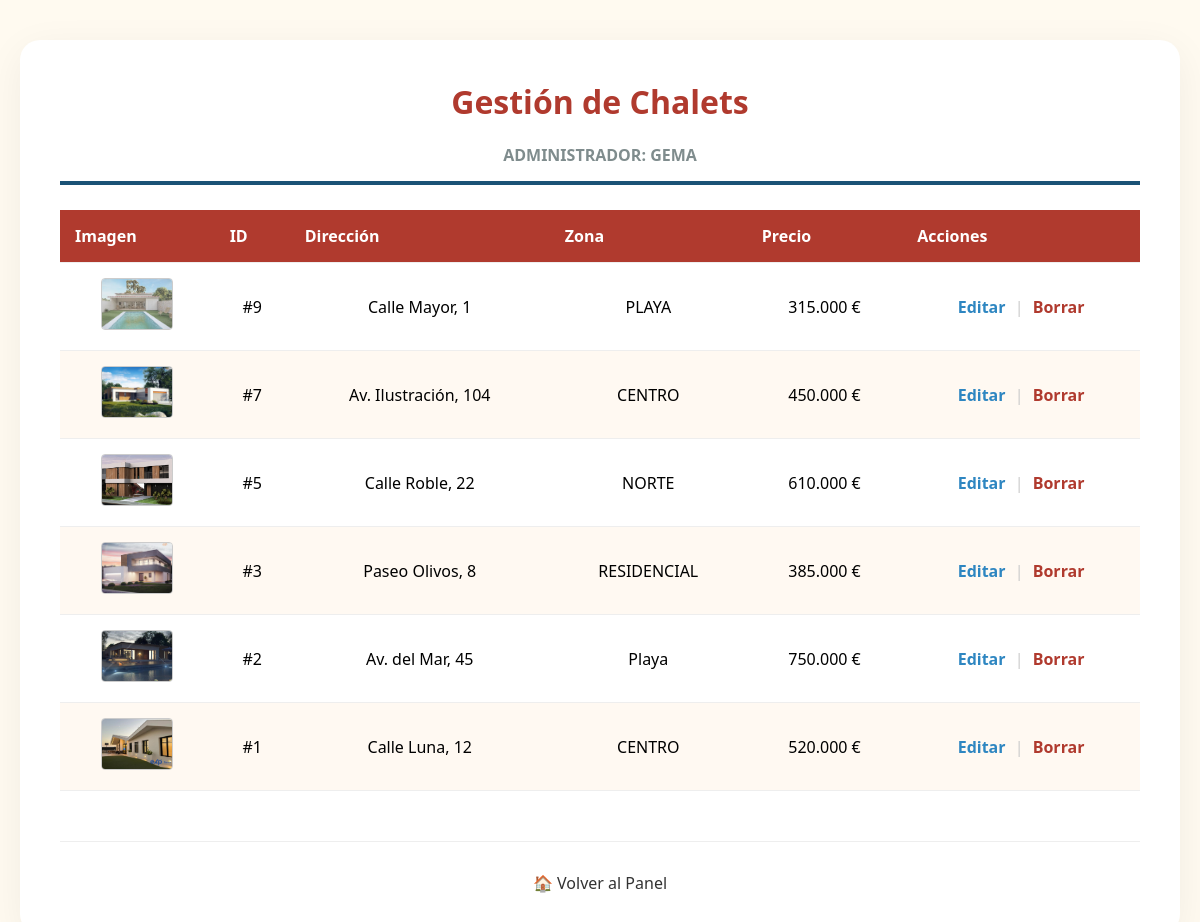
The app's page /administrador/pisos/listar.php (signed in) with its own data.
### tables this page shows
CREATE TABLE `pisos` (
  `Codigo_piso` int(11) NOT NULL,
  `calle` varchar(40) NOT NULL,
  `numero` int(11) NOT NULL,
  `piso` int(11) NOT NULL,
  `puerta` varchar(5) NOT NULL,
  `cp` int(11) NOT NULL,
  `metros` int(11) NOT NULL,
  `zona` varchar(15) DEFAULT NULL,
  `precio` decimal(10,2) NOT NULL,
  `imagen` varchar(100) NOT NULL,
  `usuario_id` int(11) DEFAULT NULL
);

### administrador/pisos/listar.php (the view, shortened to what this page needs)
<?php
require_once "../../config/conexion.php";
$sql = "SELECT * FROM pisos ORDER BY Codigo_piso DESC";
$res = mysqli_query($conn, $sql);
$pisos = mysqli_fetch_all($res, MYSQLI_ASSOC);
?>
<!DOCTYPE html>
<html lang="es">
<head>
    <link rel="stylesheet" href="../../css/estilos.css">
    <link rel="stylesheet" href="../../css/admin.css">
</head>
<body>
    <div class="caja-principal" style="max-width: 1100px;">
        <div class="admin-header">
            <h1 class="titulo-hola">Gestión de Chalets</h1>
            <p class="texto-rol">ADMINISTRADOR: <?php echo strtoupper($_SESSION['nombre'] ?? 'ADMIN'); ?></p>
        </div>
        <table class="tabla-personalizada">
            <thead>
                <tr>
                    <th>Imagen</th>
                    <th>ID</th>
                    <th>Dirección</th>
                    <th>Zona</th>
                    <th>Precio</th>
                    <th>Acciones</th>
                </tr>
            </thead>
            <tbody>
                <?php foreach($pisos as $p): ?>
                <tr>
                    <td>
                        <img src="../../img/<?php echo $p['imagen']; ?>" class="img-miniatura"
                            onerror="this.src='../../img/default.jpg'">
                    </td>
                    <td>#<?php echo $p['Codigo_piso']; ?></td>
                    <td><?php echo htmlspecialchars($p['calle'] . ", " . $p['numero']); ?></td>
                    <td><?php echo htmlspecialchars($p['zona']); ?></td>
                    <td><?php echo number_format($p['precio'], 0, ',', '.'); ?> €</td>
                    <td>
                        <a href="modificar.php?codigo=<?php echo $p['Codigo_piso']; ?>" class="enlace-editar">Editar</a>
                        <span style="color: #ccc; margin: 0 5px;">|</span>
                        <a href="baja.php?codigo=<?php echo $p['Codigo_piso']; ?>" class="enlace-borrar"
                            onclick="return confirm('¿Seguro que quieres eliminar este piso y su imagen?')">Borrar</a>
                    </td>
                </tr>
                <?php endforeach; ?>
            </tbody>
        </table>
        <div class="separador-footer">
            <a href="../menu.php" class="nav-link">🏠 Volver al Panel</a>
        </div>
    </div>
</body>
</html>

### css/estilos.css (style rules this page uses)
body { background-color: #fffaf0; margin: 0; font-family: 'Segoe UI', Tahoma, Geneva, Verdana, sans-serif; display: flex; flex-direction: column; min-height: 100vh; }
h1, h2, h3 { margin-top: 0; }
.caja-principal { background: white; padding: 40px; border-radius: 20px; box-shadow: 0 10px 40px rgba(0,0,0,0.06); max-width: 800px; width: 90%; margin: 40px auto; text-align: center; }
.texto-rol { color: #7f8c8d; font-weight: bold; margin-bottom: 5px; }
.titulo-hola { color: #b03a2e; margin-top: 0; }
.separador-footer { margin-top: 50px; border-top: 1px solid #eee; padding-top: 30px; width: 100%; }
.nav-link { text-decoration: none; color: #333; font-weight: 500; }
.tabla-personalizada { width: 100%; border-collapse: collapse; margin: 25px 0; background-color: white; }
.tabla-personalizada thead tr { background-color: #b03a2e; color: white; text-align: left; }
.tabla-personalizada th, .tabla-personalizada td { padding: 15px; border-bottom: 1px solid #eee; }
.tabla-personalizada tbody tr:nth-child(even) { background-color: #fff9f2; }
.enlace-editar { color: #2e86c1; font-weight: bold; text-decoration: none; transition: 0.3s; }
.enlace-borrar { color: #b03a2e; font-weight: bold; text-decoration: none; transition: 0.3s; }
.admin-header { border-bottom: 4px solid #1a5276; margin-bottom: 25px; padding-bottom: 10px; }

### css/admin.css (style rules this page uses)
.admin-header { border-bottom: 4px solid #1a5276; margin-bottom: 25px; padding-bottom: 10px; }

### administrador/pisos/listar.php (style rules this page uses)
.img-miniatura { width: 70px; height: 50px; object-fit: cover; border-radius: 4px; border: 1px solid #ccc; }

### records on screen
pisos: imagen (picture), Codigo_piso "9", calle+numero "Calle Mayor, 1", zona "PLAYA", precio "315.000"
pisos: imagen (picture), Codigo_piso "7", calle+numero "Av. Ilustración, 104", zona "CENTRO", precio "450.000"
pisos: imagen (picture), Codigo_piso "5", calle+numero "Calle Roble, 22", zona "NORTE", precio "610.000"
pisos: imagen (picture), Codigo_piso "3", calle+numero "Paseo Olivos, 8", zona "RESIDENCIAL", precio "385.000"
pisos: imagen (picture), Codigo_piso "2", calle+numero "Av. del Mar, 45", zona "Playa", precio "750.000"
pisos: imagen (picture), Codigo_piso "1", calle+numero "Calle Luna, 12", zona "CENTRO", precio "520.000"

### other values on screen
$_SESSION['nombre'] "GEMA"
